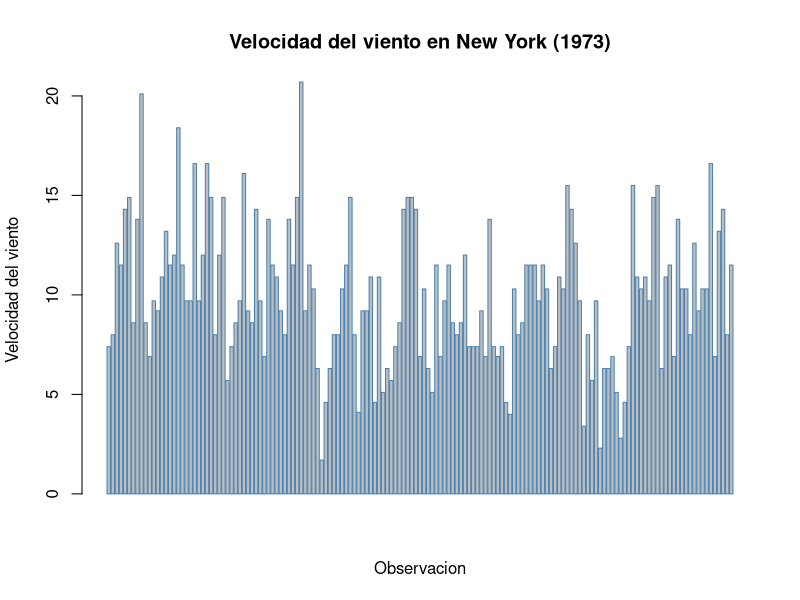

Generate this figure with R:
# ==============================================================================
# UNIVERSIDAD DE COSTA RICA  -  ESCUELA DE ESTADISTICA
# XS-0129  PROGRAMACION PARA ESTADISTICA I
# ------------------------------------------------------------------------------
# PRACTICA SEMANA 11: CONSTRUCCION DE GRAFICOS CON R
# MODALIDAD: TRABAJO COLABORATIVO EN GIT / GITHUB
# Valor: 1% adicional sobre nota de curso
# Fecha entrega máxima: martes 26/05/2026
# Entrega esperada: documento PDF con enlace a repositorio
# ==============================================================================
#
# Esta practica se realiza EN PAREJAS o EN GRUPOS DE TRES personas.
# El grupo entrega un UNICO archivo .R, pero administrado de forma colaborativa
# en un repositorio de GitHub. Cada integrante DEBE aportar al menos un ejercicio
# con sus propios commits, de modo que el historial demuestre la participacion
# individual de cada quien.
#
# ------------------------------------------------------------------------------
# DATOS DEL GRUPO
# ------------------------------------------------------------------------------
# Integrante A: Keylin Francinni Cervantes Mata   Carne: C4E080  GitHub: Cervantes-gif
# Integrante B: Esteban Vargas Rodriguez  Carne: C5K725  GitHub: stebanvr
# Integrante C: ______________________  Carne: __________  GitHub: ____________
#               (deje en blanco si el grupo es de dos personas)
#
# ------------------------------------------------------------------------------
# OBJETIVOS DE APRENDIZAJE
# ------------------------------------------------------------------------------
#   1. Construir e interpretar graficos con el paquete base de R.
#   2. Aplicar la gramatica de graficos del paquete ggplot2 por capas.
#   3. Representar informacion geografica mediante mapas en R.
#   4. INVESTIGAR de forma autonoma otras librerias de visualizacion de R,
#      documentarlas y compararlas con las herramientas vistas en clase.
#   5. Utilizar Git y GitHub para versionar y desarrollar codigo de forma
#      COLABORATIVA (clonar, ramas, commits, pull requests y fusiones).
#
# ==============================================================================
# INSTRUCCIONES GENERALES
# ==============================================================================
#   - Trabajen DENTRO de este mismo archivo .R. Escriban su codigo debajo de
#     cada enunciado, en las lineas marcadas con ">>> ESCRIBA SU CODIGO AQUI".
#   - NO borren los enunciados (lineas que inician con #). Forman parte de la
#     entrega y permiten evaluar la practica.
#   - Cuando se pida COMENTAR o INTERPRETAR, escriban la respuesta como
#     comentario (#) justo debajo del codigo correspondiente.
#   - El archivo debe ejecutarse SIN ERRORES de principio a fin. Verifiquenlo
#     con source() o Ctrl+Shift+Enter (RStudio) antes de la entrega final.
#   - Cada ejercicio indica su INTEGRANTE RESPONSABLE entre corchetes, por
#     ejemplo  [Responsable: Integrante B]. Esa persona debe escribir el codigo
#     y subirlo con SUS PROPIOS commits (ver Parte 5).
#   - Esta practica vale 100 puntos. La distribucion aparece en cada parte.
#   - Todos los ejercicios deben estar completos y no debe haber commits 
#     luego de las 11:59 de hoy 26/05/2026
#
# ------------------------------------------------------------------------------
# REPARTO DE EJERCICIOS ENTRE INTEGRANTES
# ------------------------------------------------------------------------------
#   Integrante A : Ej 1.1, Ej 1.4, Ej 2.1, Ej 2.4, Ej 3.2  + redacta el README
#   Integrante B : Ej 1.2, Ej 1.5, Ej 2.2, Ej 2.5, Ej 3.3  + Ficha 4.2
#   Integrante C : Ej 1.3, Ej 1.6, Ej 2.3, Ej 3.1, Ej 4.4
#   TODO EL GRUPO: Parte 0, Ej 4.1 (eleccion de libreria) y Ej 4.3 (ejemplo).
#
#   * SI EL GRUPO ES DE DOS PERSONAS: no existe Integrante C. Repartan sus
#     ejercicios de forma equitativa entre A y B y ANOTEN aqui como quedaron:
#     Ej 1.3 -> B  Ej 1.6 -> B  Ej 2.3 -> A   Ej 3.1 -> A
#     Ej 4.4 -> A
#
#   El reparto busca que cada persona practique graficos base, ggplot2 y mapas.
#   Esta permitido AYUDARSE entre integrantes, pero cada quien debe SUBIR con
#   sus propios commits los ejercicios de los que es responsable.
#
# ------------------------------------------------------------------------------
# CONJUNTOS DE DATOS
# ------------------------------------------------------------------------------
#   Se trabajara con datasets incluidos en la instalacion base de R, por lo que
#   NO se requiere descargar archivos. Exploren su documentacion con help():
#       help("airquality")   # calidad del aire (Nueva York, 1973)
#       help("mtcars")       # caracteristicas de 32 automoviles
#       help("iris")         # medidas de tres especies de flores
#       help("ToothGrowth")  # crecimiento dental en conejillos de indias
# ==============================================================================


# ==============================================================================
# PARTE 0 - PREPARACION DEL ENTORNO  (5 puntos)   [Responsable: TODO EL GRUPO]
# ==============================================================================
#
# 0.1  Limpien el entorno de trabajo y carguen los datos que utilizaran.
#      Verifiquen la estructura y un resumen de cada conjunto de datos.

rm(list = ls())          # limpia el entorno
data("airquality")
data("mtcars")
data("iris")
data("ToothGrowth")

# >>> ESCRIBA SU CODIGO AQUI: use str() y summary() sobre airquality y mtcars.

str(airquality)
summary(airquality)

str(mtcars)
summary(mtcars)

# 0.2  En un comentario, indiquen cuantas observaciones y cuantas variables
#      tiene 'airquality' y mencionen si contiene valores faltantes (NA).

nrow(airquality)
ncol(airquality)

sum(is.na(airquality))

#
# Respuesta 0.2: Airquality tiene 153 observaciones y 6 variales. Si contiene valores
# faltantes en total 44 variables NA


# ==============================================================================
# PARTE 1 - GRAFICOS BASE DE R  (25 puntos)
# ==============================================================================
# Recuerden los argumentos comunes de las funciones graficas base:
#   main  = titulo        xlab / ylab = etiquetas de ejes
#   col   = color         xlim / ylim = limites de los ejes
#   pch   = tipo de punto border = color del borde
# ------------------------------------------------------------------------------

# ------------------------------------------------------------------------------
# Ejercicio 1.1  GRAFICO DE BARRAS  (4 pts)        [Responsable: Integrante A]
# ------------------------------------------------------------------------------
# Construya un grafico de barras VERTICAL de la variable airquality$Wind.
# Asignele un titulo, una etiqueta de eje y un color de su eleccion.

# >>> ESCRIBA SU CODIGO AQUI:

#Ejercicio 1.1- Grafico de barras vertical de airquality$Wind

barplot(airquality$Wind,
        main = "Velocidad del viento en New York (1973)",
        xlab = "Observacion",
        ylab = "Velocidad del viento",
        border = "steelblue")






# ------------------------------------------------------------------------------
# Ejercicio 1.2  HISTOGRAMA  (4 pts)               [Responsable: Integrante B]
# ------------------------------------------------------------------------------
# Construya un histograma de airquality$Ozone. Modifique el argumento 'breaks'
# para obtener al menos dos versiones (por ejemplo breaks = 5 y breaks = 15).
# COMENTE como cambia la interpretacion al variar el numero de clases.

# >>> ESCRIBA SU CODIGO AQUI:



# Comentario 1.2: ______________________________________________________________



# ------------------------------------------------------------------------------
# Ejercicio 1.3  DIAGRAMA DE CAJAS  (4 pts)        [Responsable: Integrante C]
# ------------------------------------------------------------------------------
# Construya un diagrama de cajas de airquality$Temp SEGUN el mes (Temp ~ Month).
# Pista: use la formula  boxplot(Temp ~ Month, data = airquality, ...).
# Interprete: en que mes se observa la mayor temperatura mediana.

# >>> ESCRIBA SU CODIGO AQUI:



# Comentario 1.3: ______________________________________________________________



# ------------------------------------------------------------------------------
# Ejercicio 1.4  DIAGRAMA DE DISPERSION  (4 pts)   [Responsable: Integrante A]
# ------------------------------------------------------------------------------
# Construya un grafico de dispersion entre airquality$Temp (eje X) y
# airquality$Ozone (eje Y). Use pch = 19 y describa la relacion observada.

# >>> ESCRIBA SU CODIGO AQUI:



# Comentario 1.4: ______________________________________________________________



# ------------------------------------------------------------------------------
# Ejercicio 1.5  GRAFICO DE PIE  (4 pts)           [Responsable: Integrante B]
# ------------------------------------------------------------------------------
# A partir de mtcars, cuente cuantos automoviles tienen 4, 6 y 8 cilindros
# (variable 'cyl') y represente esa distribucion en un grafico de pie.
# Agregue al grafico el PORCENTAJE correspondiente a cada categoria.
# Pista: table(mtcars$cyl) y construya las etiquetas con paste0() y round().

# >>> ESCRIBA SU CODIGO AQUI:



# ------------------------------------------------------------------------------
# Ejercicio 1.6  MULTIPLES GRAFICOS Y EXPORTACION  (5 pts)  [Resp.: Integrante C]
# ------------------------------------------------------------------------------
# a) Use par(mfrow = c(1, 2)) para colocar DOS graficos base de su eleccion
#    lado a lado. Restablezca el panel con par(mfrow = c(1, 1)) al terminar.
# b) Exporte uno de sus graficos a un archivo PNG usando png() ... dev.off().
#    IMPORTANTE: agregue ese .png al .gitignore (vea la Parte 5) para NO
#    versionar imagenes generadas automaticamente.

# >>> ESCRIBA SU CODIGO AQUI:



# ==============================================================================
# PARTE 2 - GRAFICOS CON ggplot2  (20 puntos)
# ==============================================================================
# Recuerden la estructura por CAPAS de la gramatica de graficos:
#   ggplot(datos, aes(...)) +   # datos + mapeo estetico
#       geom_*()            +   # geometria (puntos, barras, lineas...)
#       scale_*()           +   # escalas (colores, ejes)
#       facet_*()           +   # paneles por subconjuntos
#       labs()              +   # titulos y etiquetas
#       theme_*()               # apariencia general
# ------------------------------------------------------------------------------

# 2.0  Instalen (si es necesario) y carguen el paquete.
# install.packages("ggplot2")   # descomente solo si aun no lo tiene instalado
library(ggplot2)

# ------------------------------------------------------------------------------
# Ejercicio 2.1  PRIMER GRAFICO ggplot2  (4 pts)   [Responsable: Integrante A]
# ------------------------------------------------------------------------------
# Reproduzca el diagrama de dispersion del Ejercicio 1.4 (Temp vs Ozone) pero
# ahora con ggplot2 y geom_point().

# >>> ESCRIBA SU CODIGO AQUI:



# ------------------------------------------------------------------------------
# Ejercicio 2.2  MAPEO ESTETICO  (4 pts)           [Responsable: Integrante B]
# ------------------------------------------------------------------------------
# Al grafico anterior, agregue dentro de aes() el COLOR del punto segun el mes.
# Pista: como 'Month' es numerica, conviertala con factor(Month).
# COMENTE que aporta esta tercera variable a la lectura del grafico.

# >>> ESCRIBA SU CODIGO AQUI:



# Comentario 2.2: ______________________________________________________________



# ------------------------------------------------------------------------------
# Ejercicio 2.3  GEOMETRIAS ADICIONALES Y FACETAS  (4 pts)  [Resp.: Integrante C]
# ------------------------------------------------------------------------------
# Sobre el grafico del 2.2, agregue:
#   - una capa geom_smooth(method = "lm") para mostrar la tendencia lineal;
#   - un facet_wrap(~ Month) para separar un panel por mes.

# >>> ESCRIBA SU CODIGO AQUI:



# ------------------------------------------------------------------------------
# Ejercicio 2.4  GRAFICO DE BARRAS CON ggplot2  (4 pts)  [Resp.: Integrante A]
# ------------------------------------------------------------------------------
# Con el dataset 'iris', construya un grafico de barras que muestre el promedio
# de Sepal.Length por especie (Species). Use stat = "summary", fun = "mean".

# >>> ESCRIBA SU CODIGO AQUI:



# ------------------------------------------------------------------------------
# Ejercicio 2.5  PERSONALIZACION COMPLETA  (4 pts) [Responsable: Integrante B]
# ------------------------------------------------------------------------------
# Tome cualquiera de los graficos anteriores y combine TODAS las capas:
# labs() con titulo, subtitulo, etiquetas de ejes y fuente; un scale_*() para
# personalizar colores; y un theme_*() distinto al predeterminado.

# >>> ESCRIBA SU CODIGO AQUI:



# ==============================================================================
# PARTE 3 - GRAFICOS CON MAPAS  (15 puntos)
# ==============================================================================
# 3.0  Instalen (si es necesario) y carguen el paquete 'maps'.
# install.packages("maps", dep = TRUE)   # descomente si aun no lo tiene
library(maps)

# ------------------------------------------------------------------------------
# Ejercicio 3.1  MAPA BASE  (5 pts)                [Responsable: Integrante C]
# ------------------------------------------------------------------------------
# Dibuje el mapa del mundo con map(database = "world").
# Luego dibuje UNICAMENTE el mapa de un pais a su eleccion.
# Pista: map("world", regions = "Costa Rica", fill = TRUE, col = "lightgreen").

# >>> ESCRIBA SU CODIGO AQUI:



# ------------------------------------------------------------------------------
# Ejercicio 3.2  MAPA POLIGONAL CON ggplot2  (5 pts)  [Resp.: Integrante A]
# ------------------------------------------------------------------------------
# Use map_data() para obtener el contorno de un pais o region y dibujelo con
# ggplot2 + geom_polygon(). Aplique coord_quickmap() para corregir la escala.
# Pista:
#   region <- map_data("world", region = "Costa Rica")
#   ggplot(region, aes(long, lat, group = group)) +
#       geom_polygon(...) + coord_quickmap()

# >>> ESCRIBA SU CODIGO AQUI:



# ------------------------------------------------------------------------------
# Ejercicio 3.3  AGREGAR PUNTOS AL MAPA  (5 pts)   [Responsable: Integrante B]
# ------------------------------------------------------------------------------
# Sobre el mapa anterior, agregue uno o varios puntos con coordenadas conocidas
# (por ejemplo, la ciudad donde vive cada integrante del grupo). Use geom_point()
# y, opcionalmente, geom_text() o annotate() para etiquetar el punto.
# Pista: San Jose, Costa Rica  ->  long = -84.09, lat = 9.93

# >>> ESCRIBA SU CODIGO AQUI:



# ==============================================================================
# PARTE 4 - INVESTIGACION: OTRAS LIBRERIAS DE GRAFICOS EN R  (20 puntos)
# ==============================================================================
#
# El ecosistema de R ofrece MUCHAS librerias de visualizacion mas alla del
# paquete base, ggplot2 y maps. En esta parte el grupo debera INVESTIGAR de
# forma autonoma y aplicar una de ellas.
#
# ------------------------------------------------------------------------------
# 4.1  SELECCION DE LA LIBRERIA  (2 pts)           [Responsable: TODO EL GRUPO]
# ------------------------------------------------------------------------------
# Elijan UNA libreria de la siguiente lista (o propongan otra y consultenla con
# la persona docente). Anoten su eleccion en el comentario indicado.
#
#   GRAFICOS INTERACTIVOS
#     - plotly        : convierte graficos en interactivos (zoom, hover).
#     - highcharter   : graficos interactivos basados en Highcharts.
#     - dygraphs      : series de tiempo interactivas.
#
#   EXTENSIONES DE ggplot2
#     - ggridges      : graficos de densidad superpuestos ("joyplots").
#     - gganimate     : animaciones a partir de graficos ggplot2.
#     - patchwork     : combina varios graficos ggplot2 en un mismo panel.
#     - ggpubr        : graficos con apariencia "lista para publicar".
#     - ggthemes      : temas y paletas adicionales para ggplot2.
#
#   MAPAS INTERACTIVOS
#     - leaflet       : mapas interactivos con marcadores y capas.
#     - tmap          : mapas tematicos (modo estatico e interactivo).
#
#   GRAFICOS ESPECIALIZADOS
#     - corrplot      : visualizacion de matrices de correlacion.
#     - treemap       : mapas de arbol (treemaps) jerarquicos.
#     - GGally        : matrices de graficos y graficos de pares.
#     - wordcloud     : nubes de palabras.
#     - lattice       : sistema de graficos alternativo (graficos en celosia).
#
# Libreria elegida: ____________________________________________________________
# Justifiquen en una o dos lineas por que la eligieron:
#   ___________________________________________________________________________
#
# ------------------------------------------------------------------------------
# 4.2  FICHA DE DOCUMENTACION  (6 pts)             [Responsable: Integrante B]
# ------------------------------------------------------------------------------
# Investiguen en la documentacion oficial (CRAN, viñetas, sitio del paquete) y
# COMPLETEN la siguiente ficha como comentarios. Indiquen las fuentes.
#
#   a) Nombre del paquete y autor(es) principales:
#      _________________________________________________________________________
#   b) Para que tipo de visualizaciones se utiliza:
#      _________________________________________________________________________
#   c) Funcion(es) principal(es) del paquete y que hace cada una:
#      _________________________________________________________________________
#   d) Una ventaja y una limitacion frente al paquete base o ggplot2:
#      Ventaja:    ______________________________________________________________
#      Limitacion: ______________________________________________________________
#   e) Fuentes consultadas (al menos dos, con su enlace):
#      1) _______________________________________________________________________
#      2) _______________________________________________________________________
#
# ------------------------------------------------------------------------------
# 4.3  EJEMPLO APLICADO  (8 pts)                   [Responsable: TODO EL GRUPO]
# ------------------------------------------------------------------------------
# Instalen y carguen la libreria elegida. Luego construyan UN grafico funcional
# con alguno de los datasets de esta practica (airquality, mtcars, iris o
# ToothGrowth). El grafico debe tener titulo y etiquetas de ejes claras.
# Documenten cada paso con comentarios.
#
# SUGERENCIA DE COLABORACION: este ejercicio es del grupo completo. Trabajenlo
# en una rama compartida (por ejemplo 'feature/parte4') y resuelvan en conjunto
# cualquier conflicto de fusion que aparezca.

# install.packages("__________")   # escriba aqui el nombre de su libreria
# library(__________)

# >>> ESCRIBA SU CODIGO AQUI:



# ------------------------------------------------------------------------------
# 4.4  COMPARACION Y REFLEXION  (4 pts)            [Responsable: Integrante C]
# ------------------------------------------------------------------------------
# Reproduzca un grafico EQUIVALENTE o lo mas parecido posible al del punto 4.3
# usando el paquete base o ggplot2. Luego responda en comentarios:
#
#   a) Que diferencias noto en la cantidad y claridad del codigo:
#      _________________________________________________________________________
#   b) En que situacion recomendaria usar la libreria investigada y en cual
#      preferiria el paquete base o ggplot2:
#      _________________________________________________________________________

# >>> ESCRIBA AQUI EL GRAFICO EQUIVALENTE CON BASE O ggplot2:



# ==============================================================================
# PARTE 5 - TRABAJO COLABORATIVO CON GIT Y GITHUB  (15 puntos)
# ==============================================================================
#
# Esta parte NO se "programa" en R: se EVIDENCIA en el repositorio de GitHub del
# grupo. Sigan el flujo de trabajo descrito abajo. Todos los comandos de Git se
# escriben en la TERMINAL del sistema (no en la consola de R), o pueden usar el
# panel Git de RStudio / GitHub Desktop si lo prefieren.
#
# ------------------------------------------------------------------------------
# 5.1  CREACION Y CONFIGURACION DEL REPOSITORIO  (4 pts)
# ------------------------------------------------------------------------------
# a) UNA sola persona del grupo crea en GitHub un repositorio llamado:
#       XS0129-P11-Apellido1-Apellido2
#    Configurelo como público e inicialicelo con un archivo README.md.
#
# b) Esa persona agrega como COLABORADORES (Settings > Collaborators) a:
#       - cada integrante del grupo (con su usuario de GitHub), y
#       - el usuario de la persona docente:  __________________ (a indicar).
#
# c) Cada integrante CLONA el repositorio en su computadora:
#       git clone https://github.com/usuario/XS0129-P11-Apellido1-Apellido2.git
#
# d) Coloquen este archivo .R dentro del repositorio y configuren su identidad
#    (la primera vez en cada computadora):
#       git config --global user.name  "Nombre Apellido"
#       git config --global user.email "correo@ucr.ac.cr"
#
# ------------------------------------------------------------------------------
# 5.2  ARCHIVOS DEL REPOSITORIO  (3 pts)
# ------------------------------------------------------------------------------
# El repositorio debe contener al menos:
#   - Practica_Semana_11_-_Graficos_en_R.R   (este archivo)
#   - README.md   : redactado por el Integrante A. Debe incluir el nombre del
#                   curso, los integrantes del grupo y una breve descripcion.
#   - .gitignore  : debe ignorar archivos generados (por ejemplo *.png del
#                   Ejercicio 1.6, la carpeta .Rproj.user/ y el archivo .Rhistory).
#
#   Contenido sugerido para .gitignore:
#       .Rhistory
#       .RData
#       .Rproj.user/
#       *.png
#
# ------------------------------------------------------------------------------
# 5.3  FLUJO DE TRABAJO POR RAMAS Y COMMITS  (5 pts)
# ------------------------------------------------------------------------------
# Cada integrante trabaja sus ejercicios asignados en SU PROPIA RAMA y luego
# los integra mediante un Pull Request. Pasos para cada integrante:
#
#   1) Actualizar la rama principal y crear la rama personal:
#        git checkout main
#        git pull origin main
#        git checkout -b parte-integranteA      # use su letra: A, B o C
#
#   2) Escribir el codigo de SUS ejercicios en este archivo y guardarlo.
#
#   3) Registrar el avance con commits. Haga UN COMMIT POR EJERCICIO, usando
#      mensajes claros que incluyan el numero del ejercicio. Ejemplos:
#        git add Practica_Semana_11_-_Graficos_en_R.R
#        git commit -m "Ej 1.1: grafico de barras vertical de Wind"
#        git commit -m "Ej 2.1: dispersion Temp vs Ozone con ggplot2"
#
#   4) Subir la rama al repositorio remoto:
#        git push origin parte-integranteA
#
#   5) En GitHub, abrir un PULL REQUEST de su rama hacia 'main'. Otro
#      integrante debe REVISARLO y aprobarlo antes de fusionarlo (merge).
#
# REQUISITO MINIMO VERIFICABLE: en el historial (git log o la pestaña Insights
# de GitHub) debe constar que CADA integrante realizo, como minimo, UN commit
# por cada ejercicio del que es responsable, con su propia cuenta de GitHub.
#
# ------------------------------------------------------------------------------
# 5.4  RESOLUCION DE CONFLICTOS Y BITACORA  (3 pts)
# ------------------------------------------------------------------------------
# Como todos editan el mismo archivo, es probable que aparezca al menos un
# CONFLICTO DE FUSION al hacer merge. Resuelvanlo en conjunto y, una vez
# terminada la practica, completen abajo una breve bitacora del trabajo.
#
#   BITACORA DEL GRUPO (responder como comentarios):
#   a) Cuantas ramas y cuantos pull requests crearon en total:
#      _________________________________________________________________________
#   b) Describan brevemente un conflicto de fusion que enfrentaron y como lo
#      resolvieron (o expliquen como lo evitaron):
#      _________________________________________________________________________
#   c) Que aprendio el grupo sobre el trabajo colaborativo con Git:
#      _________________________________________________________________________
#
# ==============================================================================
# RUBRICA DE EVALUACION (resumen)
# ==============================================================================
#   Parte 0  - Preparacion del entorno ............................   5 pts
#   Parte 1  - Graficos base de R .................................  25 pts
#   Parte 2  - Graficos con ggplot2 ...............................  20 pts
#   Parte 3  - Graficos con mapas .................................  15 pts
#   Parte 4  - Investigacion de otras librerias ...................  20 pts
#   Parte 5  - Trabajo colaborativo con Git y GitHub ..............  15 pts
#                                                            TOTAL = 100 pts
#
#   CONSIDERACIONES SOBRE LA NOTA DE GRUPO:
#   - Se descuentan hasta 5 puntos si el archivo NO se ejecuta completo sin
#     errores o si se eliminan los enunciados originales.
#   - El historial de commits es individual: si un integrante NO presenta
#     commits propios de sus ejercicios asignados, esos puntos NO se le
#     acreditan, aunque el ejercicio aparezca resuelto en el archivo final.
#   - La entrega consiste en compartir la URL del repositorio (con la persona
#     docente ya agregada como colaboradora). NO se reciben archivos por correo.
#
# ==============================================================================
# FIN DE LA PRACTICA - SEMANA 11
# ==============================================================================
